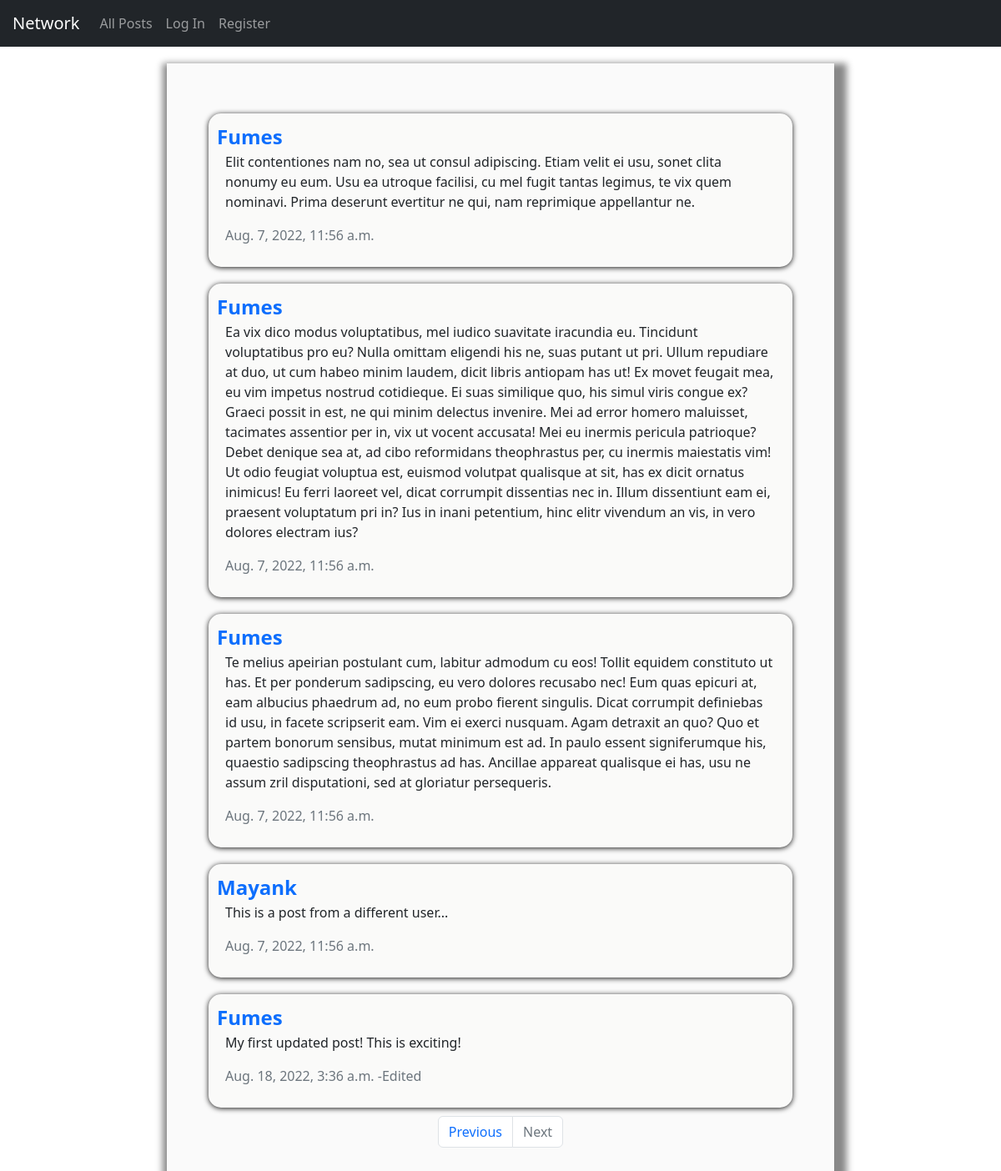
/?page=3, run on the app's committed database.
### network/models.py (models this page shows, shortened)
class Post(models.Model):
    body = models.TextField(null=False)
    author = models.ForeignKey("User", on_delete=models.CASCADE, related_name="user_post")
    created = models.DateTimeField(auto_now_add=True)
    modified = models.DateTimeField(auto_now=True)
    edited = models.BooleanField(default=False)
    likes = models.ManyToManyField("User", blank=True, related_name="like_post")

class User(AbstractUser):
    following = models.ManyToManyField("self", blank=True, symmetrical=False)

### network/views.py (the view)
# urls.py: path("", IndexView.as_view(), name="index"),
class IndexView(ListView):
    model = Post
    template_name = 'network/index.html'
    ordering = ['-created']
    paginate_by = 10

### network/templates/network/index.html (shortened to what this page needs)
{% extends "network/layout.html" %}
{% block body %}
<main class="main flex">
    <div id="posts-view" class="flex index-view ">
    {% for post in page_obj %}
        <div class="flex post">
            <a href="#" data-id={{post.author.id}} id="profile" class="fs-4 fw-semibold links">{{post.author|lower|capfirst}}</a>
            <p>{{post.body}}</p>
            {% if post.edited %}
                <p class="text-muted fs-6">{{post.modified}} -Edited</p>
            {%else%}
                <p class="text-muted fs-6">{{post.created}}</p>
            {%endif%}
        </div>
    {% endfor %}
        <nav aria-label="Page navigation example">
            <ul class="pagination">
                {% if page_obj.has_previous %}
                    <li class="page-item"><a class="page-link" href="?page={{ page_obj.previous_page_number }}">Previous</a></li>
                    {%else%}
                    <li class="page-item"><a class="page-link disabled" href="#">Previous</a></li>
                {% endif %}
                {% if page_obj.has_next %}
                    <li class="page-item"><a class="page-link" href="?page={{ page_obj.next_page_number }}">Next</a></li>
                    {%else%}
                    <li class="page-item"><a class="page-link disabled" href="#">Next</a></li>
                {% endif %}
            </ul>
        </nav>
    </div>
</main>
{% endblock %}

### network/static/network/styles.css (style rules this page uses)
*, *:before, *:after { box-sizing: border-box; }
.flex { display: flex; }
.main { width: max-content; padding: 50px; background-color: hsl(0, 0%, 98%); box-shadow: 5px 10px 8px 10px #888888; justify-content: center; flex-direction: column; }
.post { flex-direction: column; justify-content: center; border-radius: 15px; box-shadow: 0 1px 6px 0 #171717; background-color: hsl(60, 9%, 98%); margin: 10px 0; padding: 10px; width: min(700px, 90vw); }
.post>p { margin-left: 10px; margin-right: 10px; }
.index-view { flex-direction: column; justify-content: center; align-items: center; width: inherit; }
div>a { float: right; }
.links { cursor: pointer; text-decoration: none; }
.disabled { pointer-events: none; cursor: default; }

### data on the page
Post: author "Fumes", body "Elit contentiones nam no, sea ut consul adipiscing. Etiam velit ei usu, sonet clita nonumy eu eum. Usu ea utroque facilisi, cu mel fugit tantas legimus, te vix quem nominavi. Prima deserunt evertitur ne qui, nam reprimique appellantur ne.", created "Aug. 7, 2022, 11:56 a.m."
Post: author "Fumes", body "Ea vix dico modus voluptatibus, mel iudico suavitate iracundia eu. Tincidunt voluptatibus pro eu? Nulla omittam eligendi his ne, suas putant ut pri. Ullum repudiare at duo, ut cum habeo minim laudem, dicit libris antiopam has ut! Ex movet feugait mea, eu vim impetus nostrud cotidieque. Ei suas similique quo, his simul viris congue ex? Graeci possit in est, ne qui minim delectus invenire. Mei ad error homero maluisset, tacimates assentior per in, vix ut vocent accusata! Mei eu inermis pericula patrioque? Debet denique sea at, ad cibo reformidans theophrastus per, cu inermis maiestatis vim! Ut odio feugiat voluptua est, euismod volutpat qualisque at sit, has ex dicit ornatus inimicus! Eu…", created "Aug. 7, 2022, 11:56 a.m."
Post: author "Fumes", body "Te melius apeirian postulant cum, labitur admodum cu eos! Tollit equidem constituto ut has. Et per ponderum sadipscing, eu vero dolores recusabo nec! Eum quas epicuri at, eam albucius phaedrum ad, no eum probo fierent singulis. Dicat corrumpit definiebas id usu, in facete scripserit eam. Vim ei exerci nusquam. Agam detraxit an quo? Quo et partem bonorum sensibus, mutat minimum est ad. In paulo essent signiferumque his, quaestio sadipscing theophrastus ad has. Ancillae appareat qualisque ei has, usu ne assum zril disputationi, sed at gloriatur persequeris.", created "Aug. 7, 2022, 11:56 a.m."
Post: author "Mayank", body "This is a post from a different user...", created "Aug. 7, 2022, 11:56 a.m."
Post: author "Fumes", body "My first updated post! This is exciting!", modified "Aug. 18, 2022, 3:36 a.m."
